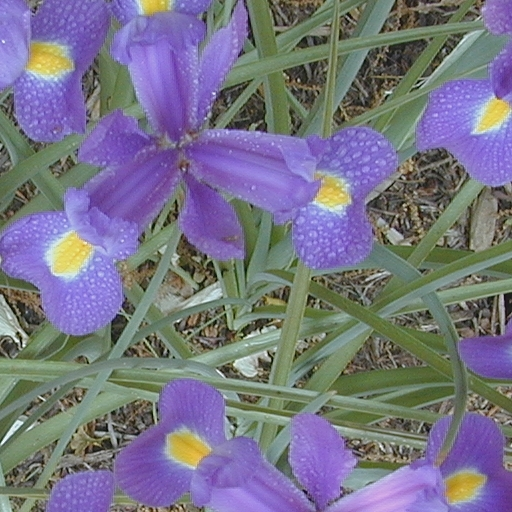
#> input picture Images/fiori.jpg, 512 x 512 px, found by its file name
$ python esercizioKMeans.py
#> lines starting #> are read from the running program, lines starting #| are printed output that depends on the picture
import skimage.io as io
import numpy as np
import matplotlib.pyplot as plt
import scipy.ndimage as ndi
from sklearn.cluster import k_means

clusterNum = 3

originalImage = np.float64(io.imread('./Images/fiori.jpg'))
originalImage /= 255

d = np.reshape(originalImage, (-1, 3))
centroid, idx, sum_var = k_means(d, clusterNum)
#> centroid = [[0.51, 0.552, 0.471], [0.325, 0.346, 0.263], [0.528, 0.451, 0.752]]; sum_var = 6652.3
y = np.reshape(idx, originalImage.shape[:-1])
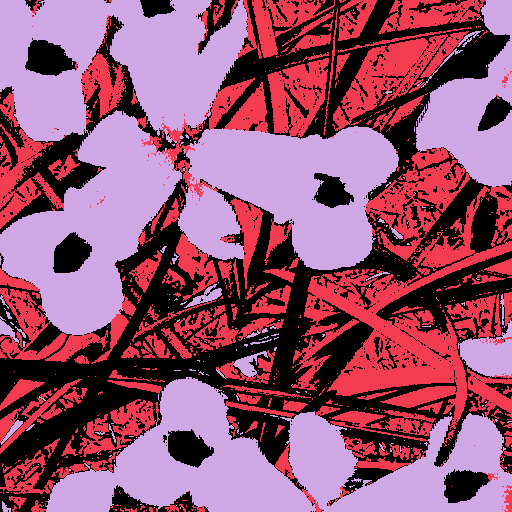
#> y: shape (512, 512) int32; 3 distinct labels, from 0 to 2; one colour per label, 0 black

plt.imshow(y)
plt.show()

$ run again, with Images/azzurro.jpg copied over Images/fiori.jpg
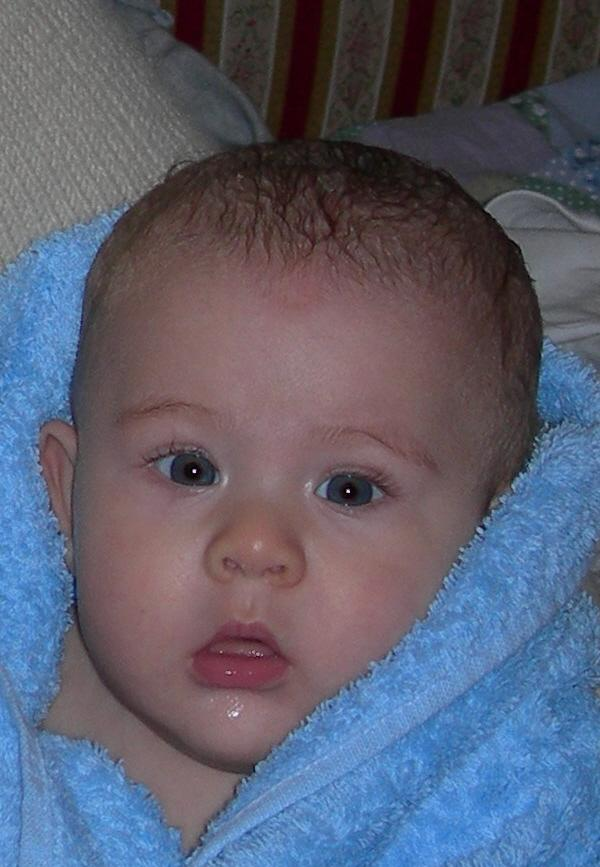
#> input picture Images/azzurro.jpg, 600 x 867 px, found by its file name
#> centroid = [[0.221, 0.182, 0.183], [0.325, 0.514, 0.73], [0.468, 0.392, 0.403]]; sum_var = 7405
#> `y = np.reshape(idx, originalImage.shape[:-1])`:
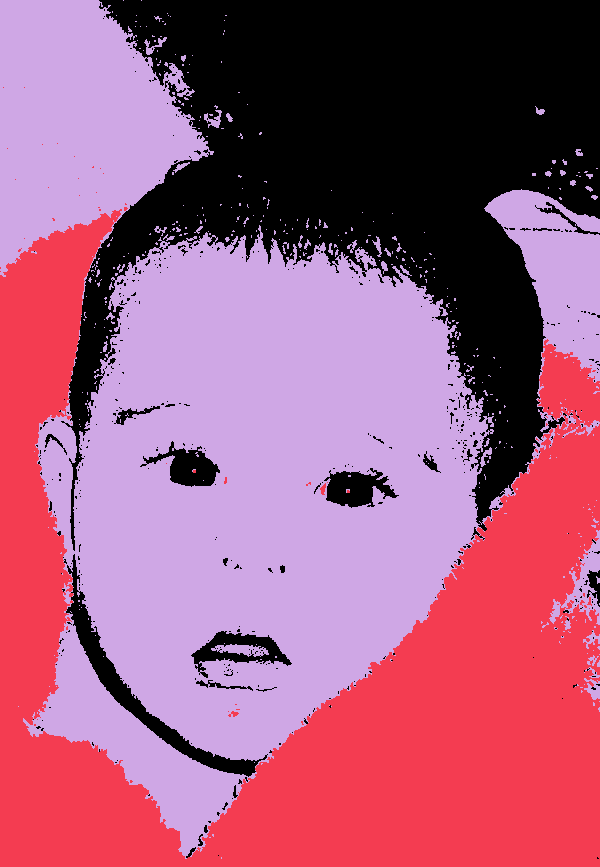
#> y: shape (867, 600) int32; 3 distinct labels, from 0 to 2; one colour per label, 0 black
